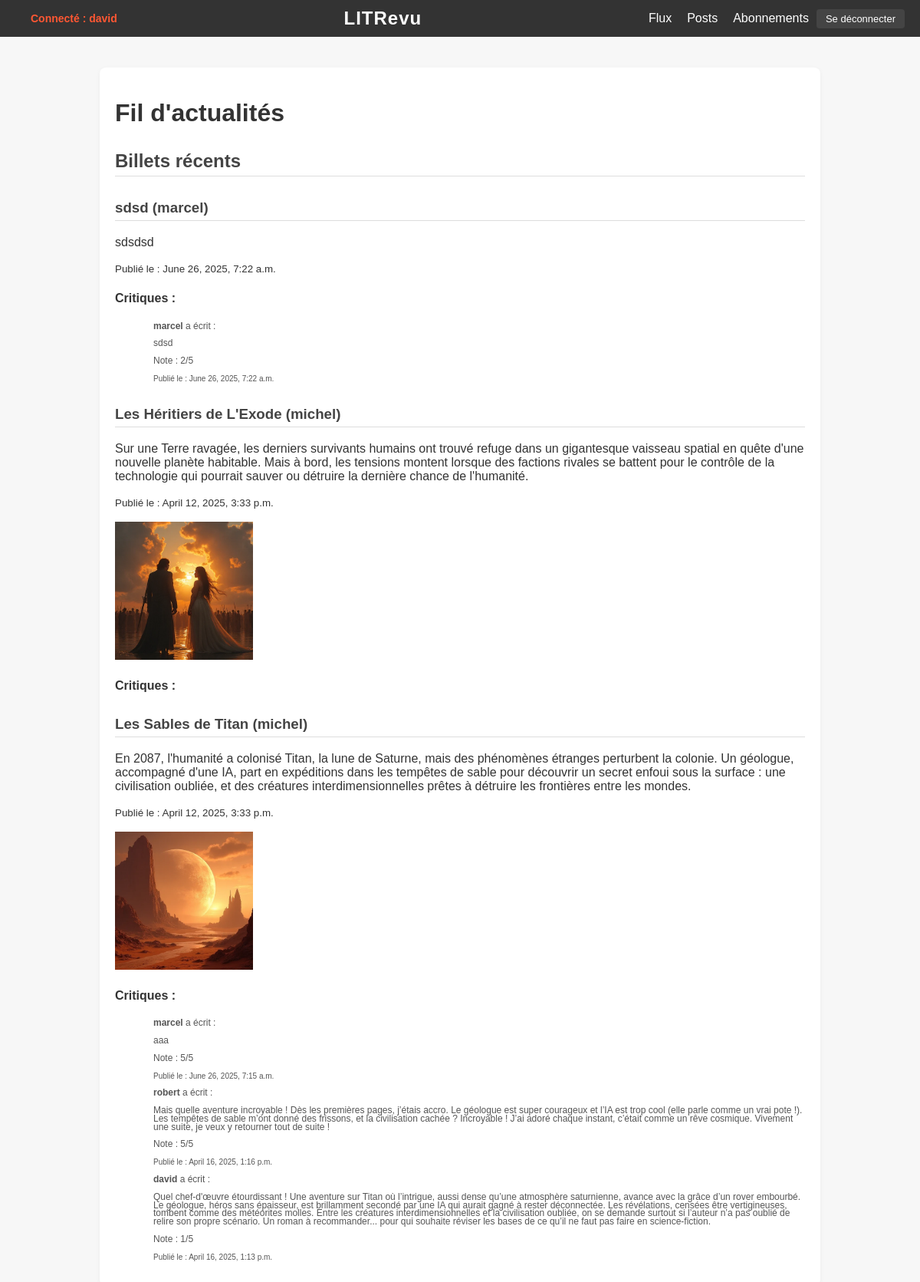
Before: /flux/ (signed in) with the older database file.
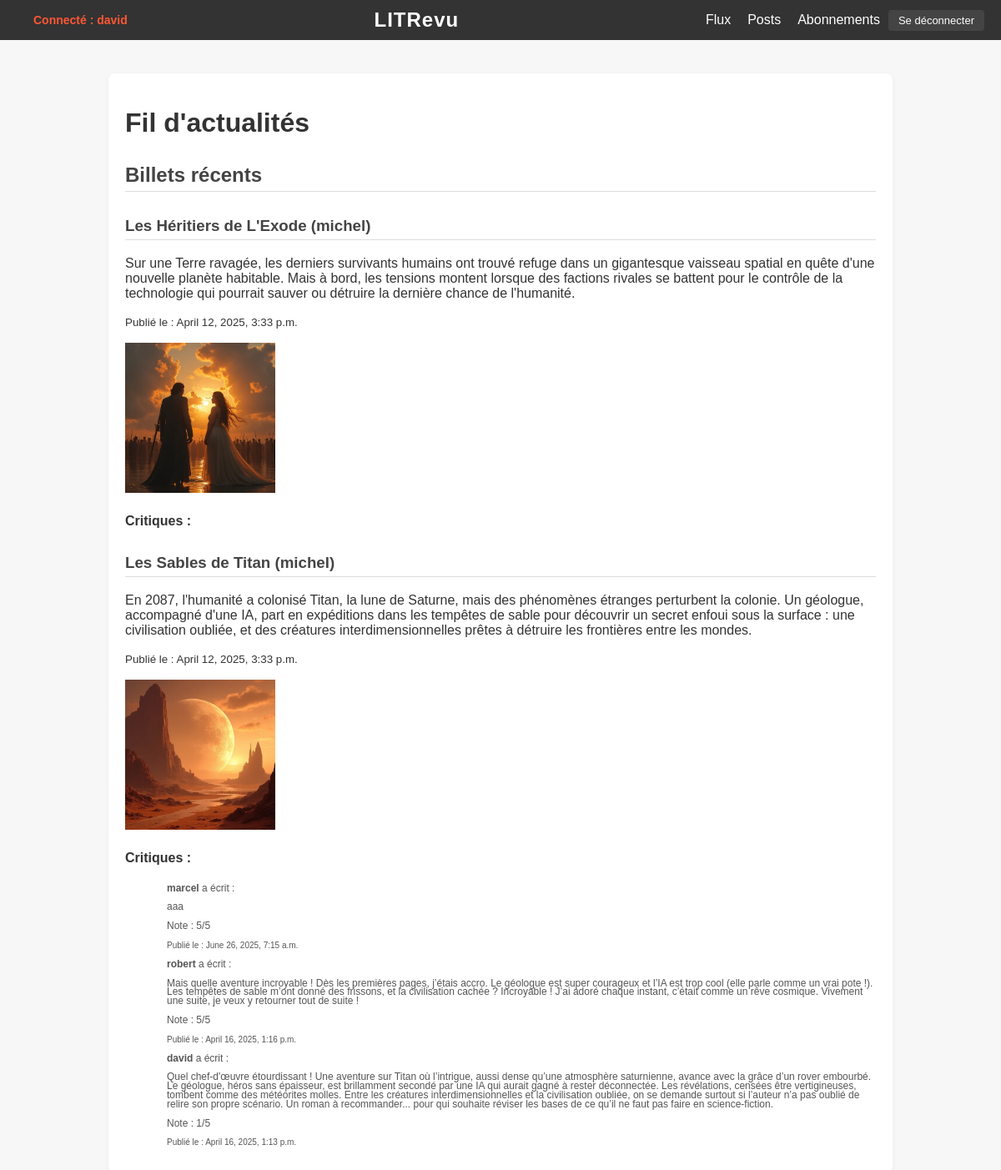
After: the same page with the newer database file.
### myapp/models.py (models this page shows, shortened)
class Ticket(models.Model):
    title = models.CharField(max_length=128)  # Mettre unique=True au lieu de primary_key
    description = models.TextField(max_length=2048, blank=True)
    user = models.ForeignKey(User, on_delete=models.CASCADE)
    image = models.ImageField(upload_to='images/', null=True, blank=True)
    time_created = models.DateTimeField(auto_now_add=True)

class Review(models.Model):
    headline = models.CharField(max_length=128)
    ticket = models.ForeignKey(Ticket, on_delete=models.SET_NULL, null=True, blank=True)
    user = models.ForeignKey(User, on_delete=models.CASCADE)
    rating = models.PositiveSmallIntegerField(
        validators=[
            MinValueValidator(0),
            MaxValueValidator(5)
        ]
    )
    body = models.TextField(
        blank=True,
        validators=[MaxLengthValidator(8192)]
    )
    time_created = models.DateTimeField(auto_now_add=True)

### myapp/views.py (the view)
# urls.py: path('flux/', views.user_feed, name='user_feed'),
@login_required
def user_feed(request):
    followed_users = UserFollows.objects.filter(user=request.user).values_list('followed_user', flat=True)
    tickets = Ticket.objects.filter(user__in=followed_users).order_by('-time_created')  # tri antichronologique
    reviews = Review.objects.filter(ticket__in=tickets).order_by('-time_created')  # tri antichronologique
    context = {
        'tickets': tickets,
        'reviews': reviews
    }
    return render(request, 'myapp/user_feed.html', context)

### myapp/templates/myapp/user_feed.html
{% extends 'base.html' %}
{% block content %}
    <h1>Fil d'actualités</h1>
    <div>
        <h2>Billets récents</h2>
        {% for ticket in tickets %}
            <div class="ticket">
                <h3>{{ ticket.title }} ({{ ticket.user.username }})</h3>
                <p>{{ ticket.description }}</p>
                <p><small>Publié le : {{ ticket.time_created }}</small></p>
                {% if ticket.image %}
                    <div class="ticket-image">
                        <img src="{{ ticket.image.url }}" alt="Image du ticket" style="max-width: 20%; height: auto;">
                    </div>
                {% endif %}
                <h4>Critiques :</h4>
                {% for review in reviews %}
                    {% if review.ticket == ticket %}
                        <div class="review small-text">
                            <p><strong>{{ review.user.username }}</strong> a écrit :</p>
                            <p>{{ review.body }}</p>
                            <p>Note : {{ review.rating }}/5</p>
                            <p><small>Publié le : {{ review.time_created }}</small></p>
                        </div>
                    {% endif %}
                {% empty %}
                <div class="review small-text">Aucune critique pour ce billet.</div>
                {% endfor %}
            </div>
        {% empty %}
            <p>Aucun billet à afficher.</p>
        {% endfor %}
    </div>
{% endblock %}

Changed rows visible on the page:
removed Ticket: title "sdsd", user.username "marcel", description "sdsdsd", time_created "June 26, 2025, 7:22 a.m."
no longer on this page (row edited): Review: user.username "marcel", body "sdsd", rating "2", time_created "June 26, 2025, 7:22 a.m."
